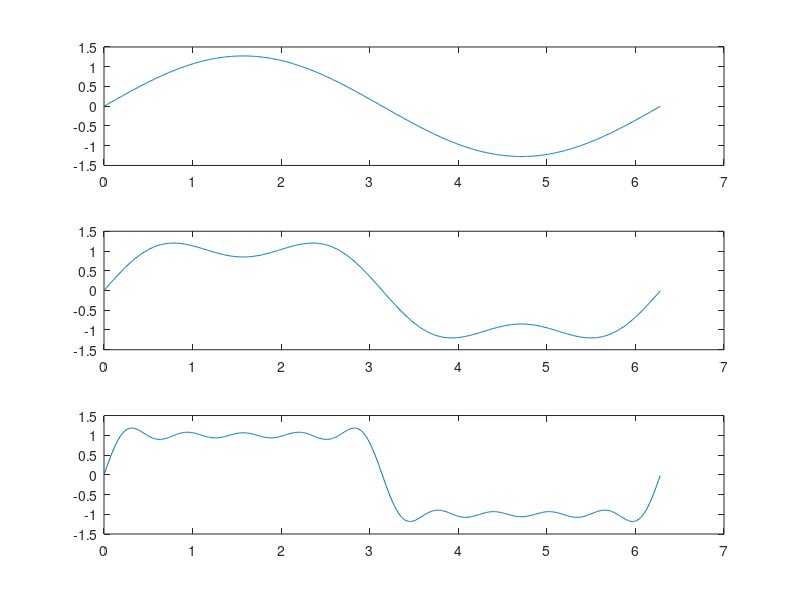

Here is the MATLAB script that generated this plot:
t = 0:0.01:2*pi;
f1 = (4/pi)*sin(t);
subplot(3,1,1)
plot(t,f1);
%pause
f3 = f1 + (4/(3*pi)*sin(3*t));
subplot(3,1,2)
plot(t,f3);
%pause
f9 = f3 + (4/(5*pi)*sin(5*t)) + (4/(7*pi)*sin(7*t)) + (4/(9*pi)*sin(9*t));
subplot(3,1,3)
plot(t,f9);